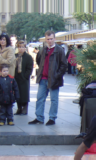
#> input picture LAB_5/datasets/positive/data_ped_pedestrians_crop001001a.png, 96 x 160 px; its folder holds 4 pictures in this run
$ python 'pedestrian recognition by manually .py'
#> lines starting #> are read from the running program, lines starting #| are printed output that depends on the picture
import os
import glob
import cv2
import joblib
import numpy as np
from skimage.feature import hog
from sklearn.svm import SVC
from sklearn.model_selection import train_test_split
from sklearn.metrics import confusion_matrix, classification_report

# Các tham số
image_size = (64, 128)
positive_img_path = "datasets/positive"
negative_img_path = "datasets/negative"

# Khởi tạo danh sách chứa dữ liệu và nhãn
X = []
Y = []


# Hàm để tải ảnh và tính toán các đặc trưng HOG
def load_images(img_path, label):
#> called with img_path = 'datasets/positive', label = 1
    for filename in glob.glob(os.path.join(img_path, "*.png")):
        img = cv2.imread(filename, 0)  # Đọc ảnh dưới dạng ảnh xám
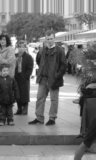
#> img: shape (160, 96); min 15, max 254, mean 118
        img = cv2.resize(img, image_size)  # Thay đổi kích thước ảnh
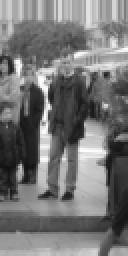
#> img: shape (128, 64) (shown 2 times larger); min 16, max 254, mean 117.8
        hog_features = hog(
            img,
            orientations=9,
            pixels_per_cell=(8, 8),
            cells_per_block=(2, 2),
            visualize=False,
            block_norm="L2-Hys",
            transform_sqrt=True,
        )
#> hog_features = 3780 values, max 0.53 at index 3604, min 0 at index 1, mean 0.127
        X.append(hog_features)  # Thêm đặc trưng HOG vào danh sách
        Y.append(label)  # Thêm nhãn vào danh sách
#> pass 2 of the loop in load_images, `for filename in glob.glob(os.path.join(img_path, "*.png")):`:
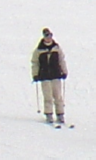
#> input picture LAB_5/datasets/positive/data_ped_pedestrians_crop001008a.png, 96 x 160 px
#> in load_images, `img = cv2.resize(img, image_size)`:
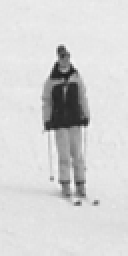
#> img: shape (128, 64) (shown 2 times larger); min 31, max 245, mean 211.7
#> hog_features = 3780 values, max 0.528 at index 1054, min 0 at index 8, mean 0.132
#> pass 3 of the loop in load_images, `for filename in glob.glob(os.path.join(img_path, "*.png")):`:
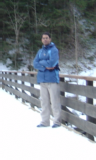
#> input picture LAB_5/datasets/positive/data_ped_pedestrians_crop001009b.png, 96 x 160 px
#> in load_images, `img = cv2.imread(filename, 0)`:
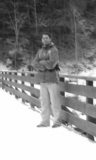
#> img: shape (160, 96); min 28, max 254, mean 145.3
#> in load_images, `img = cv2.resize(img, image_size)`:
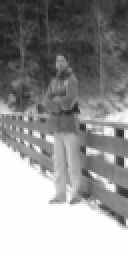
#> img: shape (128, 64) (shown 2 times larger); min 30, max 254, mean 145.3
#> hog_features = 3780 values, max 0.561 at index 3470, min 0 at index 47, mean 0.135
#> the loop made 4 passes; the first 3 are shown


# Tải ảnh có người và không có người
load_images(positive_img_path, 1)
load_images(negative_img_path, 0)

# Chuyển đổi danh sách thành mảng numpy
X = np.float32(X)
Y = np.array(Y)

# Chia dữ liệu thành tập huấn luyện và tập kiểm tra
X_train, X_test, y_train, y_test = train_test_split(
    X, Y, test_size=0.2, random_state=42
)

# Huấn luyện mô hình SVM
model = SVC(kernel="rbf", probability=True)
#> (the run stopped early here; a loop or call above may not have finished)
